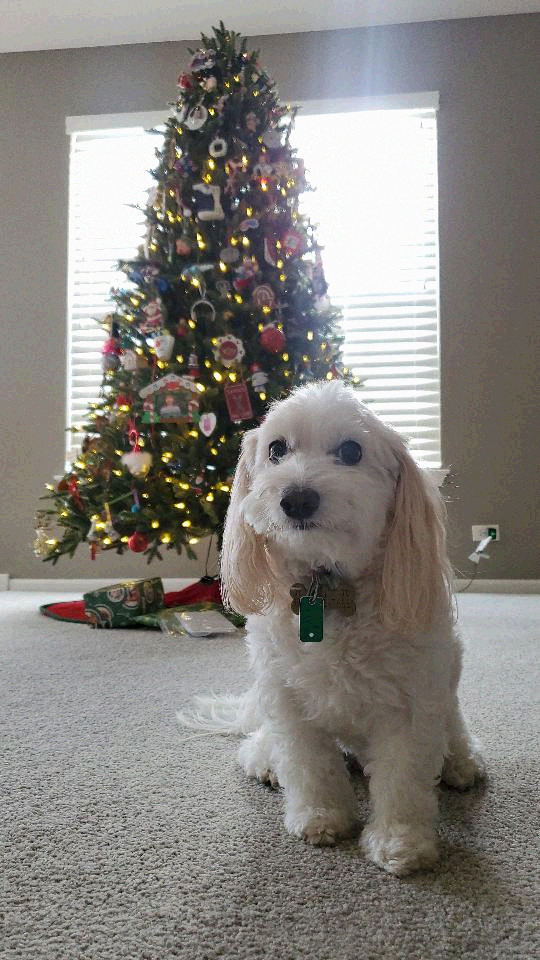
#> input picture 4:VG83T3JOb3RUbzc/4.png, 540 x 960 px
$ python 4Check.py
#> lines starting #> are read from the running program, lines starting #| are printed output that depends on the picture
import matplotlib.pyplot as plt
import numpy as np
from PIL import Image


img = Image.open("../../4:VG83T3JOb3RUbzc/4.png")
#> img is the input picture: PIL image 540x960 RGB; mean R, G, B 134, 130.5, 126
data = np.array(img)

# display the last the bits of any color chanel as RGB
# black and white squares are the flag, colored are not

data2 = np.zeros((data.shape[0],data.shape[1],3),dtype="uint8")

for i in range(data.shape[0]):
    for j in range(data.shape[1]):
        data2[i,j,0] = ((data[i,j,0]&1)>0)* 255
        data2[i, j, 1] = ((data[i,j,0]&2)>0)* 255
        data2[i, j, 2] = ((data[i,j,0]&4)>0)* 255


    if i % (data.shape[0] // 20) == 0:
        print("{percent:.1f}%".format(percent=i / data.shape[0] * 100))
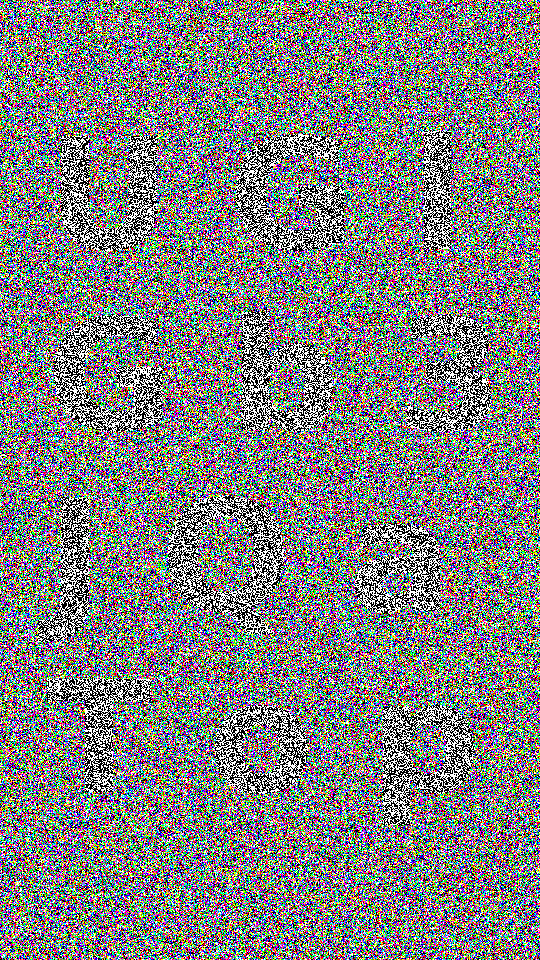
#> data2: shape (960, 540, 3); mean R, G, B 127.6, 127.7, 127.4


T = Image.fromarray(data2)
T.show()


pass
